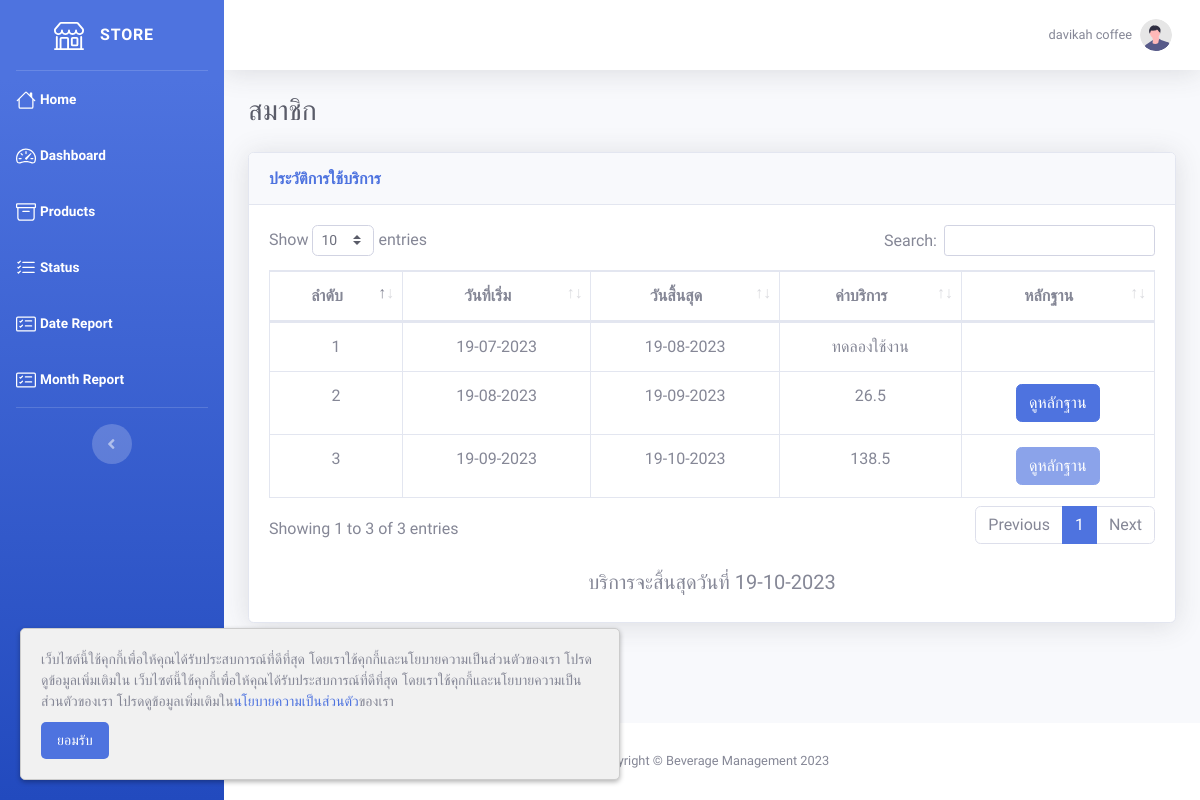
/history.php (signed in), run on the app's committed database.
### tables this page shows
CREATE TABLE `user` (
  `user_id` int(10) NOT NULL,
  `email` varchar(255) NOT NULL,
  `password` varchar(255) NOT NULL,
  `password_view` varchar(255) NOT NULL,
  `status` tinyint(1) NOT NULL COMMENT '0=disable\r\n1=enable',
  `agree` tinyint(1) NOT NULL,
  `firstname` varchar(255) NOT NULL,
  `lastname` varchar(255) NOT NULL,
  `id_number` varchar(13) NOT NULL,
  `phone` varchar(10) NOT NULL,
  `line` varchar(255) NOT NULL,
  `address` text NOT NULL,
  `store` varchar(255) NOT NULL,
  `description` text NOT NULL,
  `img_path` text NOT NULL
);

CREATE TABLE `member` (
  `member_id` int(10) NOT NULL,
  `user_id` int(10) NOT NULL,
  `approve_date` date NOT NULL,
  `img_path` text NOT NULL
);

### history.php (the view, shortened to what this page needs)
<!DOCTYPE html>
<html lang="en">
<?php
require './include/connect.php';
include './include/header.php';
$user_id = $_SESSION['user_id'];
$member_count = $connect->prepare("SELECT * FROM member WHERE user_id = '$user_id'");
$member_count->execute();
$row_member_count = $member_count->fetchAll(PDO::FETCH_ASSOC);
$count = count($row_member_count);
$i = 1;
?>
<body id="page-top">
    <div id="wrapper">
        <?php include './include/sidebar.php'; ?>
        <div id="content-wrapper" class="d-flex flex-column">
            <div id="content">
                <?php include './include/topbar.php'; ?>
                <div class="container-fluid">
                    <div class="d-sm-flex align-items-center justify-content-between mb-4">
                        <h1 class="h3 mb-0 text-gray-800">
                            <?php
                            if ($count == 0) {
                                echo 'ผู้ใช้งานใหม่';
                            } elseif ($count == 1) {
                                echo 'ทดลองใช้งาน';
                            } else {
                                echo 'สมาชิก';
                            }
                            ?>
                        </h1>
                    </div>
                    <div class="card shadow mb-4">
                        <div class="card-header py-3">
                            <h6 class="m-0 font-weight-bold text-primary">ประวัติการใช้บริการ</h6>
                        </div>
                        <div class="card-body">
                            <div class="table-responsive">
                                <table class="table table-bordered text-center" id="dataTable" width="100%" cellspacing="0">
                                    <thead>
                                        <tr>
                                            <th>ลำดับ</th>
                                            <th>วันที่เริ่ม</th>
                                            <th>วันสิ้นสุด</th>
                                            <th>ค่าบริการ</th>
                                            <th>หลักฐาน</th>
                                        </tr>
                                    </thead>
                                    <tbody>
                                        <?php
                                        foreach ($row_member_count as $row) {
                                        ?>
                                            <tr>
                                                <td><?= $i++ ?></td>
                                                <td><?= date('d-m-Y', strtotime($row['approve_date'])) ?></td>
                                                <td><?= $end = date('d-m-Y', strtotime($row['approve_date'] . ' +1 month')) ?></td>
                                                <?php
                                                $start_date = $row['approve_date'];
                                                $end_date = date('Y-m-d', strtotime($start_date . ' +1 month'));
                                                $service_fee = $connect->prepare("SELECT * FROM payment INNER JOIN record ON payment.no_receipt = record.no_receipt INNER JOIN product ON record.product_id = product.product_id WHERE user_id = '$user_id' AND timestamp >= '$start_date' AND timestamp <= '$end_date'");
                                                $service_fee->execute();
                                                $row_service_fee = $service_fee->fetchAll(PDO::FETCH_ASSOC);
                                                $total_price = 0;
                                                foreach ($row_service_fee as $row_fee) {
                                                    $total_price = $total_price + ($row_fee['quantity'] * $row_fee['net_price']);
                                                }
                                                $fee = $total_price * 0.02;
                                                ?>
                                                <td><?= $i == 2 ? 'ทดลองใช้งาน' : $fee ?></td>
                                                <td><button type="button" class="btn btn-primary" onclick="view(<?= $row['member_id'] ?>)" <?= $i == 2 ? 'style="display: none;"' : '' ?> <?= empty($row['img_path']) ? 'disabled' : '' ?>>ดูหลักฐาน</button></td>
                                            </tr>
                                        <?php
                                        }
                                        ?>
                                    </tbody>
                                </table>
                            </div>
                            <br>
                            <div class="text-center">
                                <?php if ($count != 0) { ?>
                                    <h5>บริการจะสิ้นสุดวันที่ <?= $end ?></h5>
                                <?php
                                }
                                ?>
                            </div>
                        </div>
                    </div>
                </div>
            </div>
            <?php include './include/footer.php'; ?>
        </div>
    </div>
</body>
</html>

### include/topbar.php (shortened to what this page needs)
<?php
if (isset($_SESSION['user_id'])) {
    $user_id = $_SESSION['user_id'];
    $profile = $connect->prepare("SELECT * FROM user WHERE user_id = :user_id");
    $profile->bindParam(":user_id", $user_id);
    $profile->execute();
    $row_profile = $profile->fetch(PDO::FETCH_ASSOC);
} else {
    $admin_id = $_SESSION['admin_id'];
    $profile = $connect->prepare("SELECT * FROM admin WHERE admin_id = :admin_id");
    $profile->bindParam(":admin_id", $admin_id);
    $profile->execute();
    $row_profile = $profile->fetch(PDO::FETCH_ASSOC);
}
?>
<nav class="navbar navbar-expand navbar-light bg-white topbar mb-4 static-top shadow">
    <ul class="navbar-nav ml-auto">
        <li class="nav-item dropdown no-arrow">
            <a class="nav-link dropdown-toggle" href="#" id="userDropdown" role="button" data-toggle="dropdown" aria-haspopup="true" aria-expanded="false">
                <span class="mr-2 d-none d-lg-inline text-gray-600 small"><?= isset($_SESSION['user_id']) ? $row_profile['store'] : $row_profile['firstname'] . ' ' . $row_profile['lastname'] ?></span>
                <img class="img-profile rounded-circle" src="<?= isset($_SESSION['admin_id']) ? '../img/undraw_profile.svg' : 'img/undraw_profile.svg' ?>">
            </a>
        </li>
    </ul>
</nav>

### include/header.php (style rules this page uses)
body { font-family: 'Kanit', sans-serif; }

### data on the page
user: store "davikah coffee"
member: approve_date "19-07-2023", approve_date "19-08-2023", shows "ทดลองใช้งาน"
member: approve_date "19-08-2023", approve_date "19-09-2023", fee "26.5"
member: approve_date "19-09-2023", approve_date "19-10-2023", fee "138.5"
